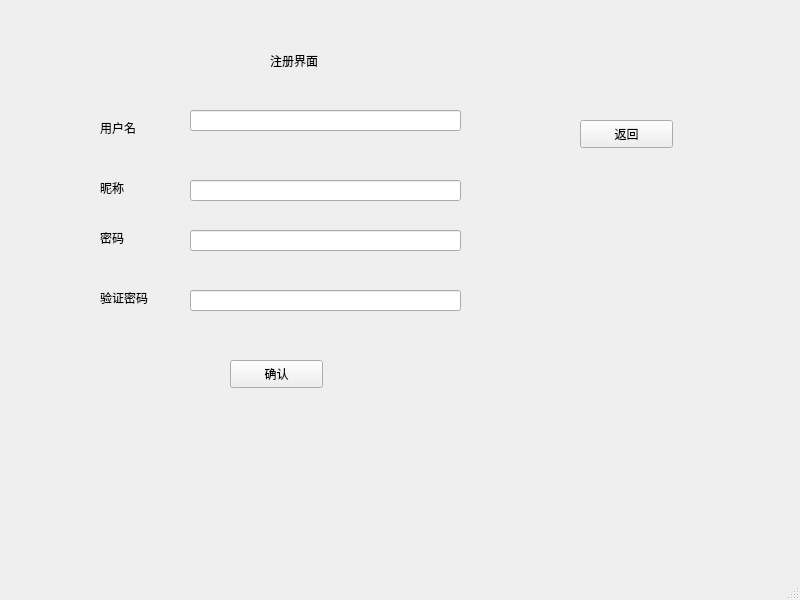
<?xml version="1.0" encoding="UTF-8"?>
<ui version="4.0">
 <class>rgst</class>
 <widget class="QMainWindow" name="rgst">
  <property name="geometry">
   <rect>
    <x>0</x>
    <y>0</y>
    <width>800</width>
    <height>600</height>
   </rect>
  </property>
  <property name="windowTitle">
   <string>MainWindow</string>
  </property>
  <widget class="QWidget" name="centralwidget">
   <widget class="QLabel" name="label">
    <property name="geometry">
     <rect>
      <x>270</x>
      <y>30</y>
      <width>151</width>
      <height>61</height>
     </rect>
    </property>
    <property name="styleSheet">
     <string notr="true">font: 63 16pt &quot;Bahnschrift SemiBold&quot;;</string>
    </property>
    <property name="text">
     <string>注册界面</string>
    </property>
   </widget>
   <widget class="QPushButton" name="returnBtn">
    <property name="geometry">
     <rect>
      <x>580</x>
      <y>120</y>
      <width>93</width>
      <height>28</height>
     </rect>
    </property>
    <property name="text">
     <string>返回</string>
    </property>
   </widget>
   <widget class="QLabel" name="label_2">
    <property name="geometry">
     <rect>
      <x>100</x>
      <y>120</y>
      <width>72</width>
      <height>15</height>
     </rect>
    </property>
    <property name="text">
     <string>用户名</string>
    </property>
   </widget>
   <widget class="QLabel" name="label_3">
    <property name="geometry">
     <rect>
      <x>100</x>
      <y>230</y>
      <width>72</width>
      <height>15</height>
     </rect>
    </property>
    <property name="text">
     <string>密码</string>
    </property>
   </widget>
   <widget class="QLabel" name="label_4">
    <property name="geometry">
     <rect>
      <x>100</x>
      <y>290</y>
      <width>72</width>
      <height>15</height>
     </rect>
    </property>
    <property name="text">
     <string>验证密码</string>
    </property>
   </widget>
   <widget class="QLineEdit" name="UserlineEdit">
    <property name="geometry">
     <rect>
      <x>190</x>
      <y>110</y>
      <width>271</width>
      <height>21</height>
     </rect>
    </property>
   </widget>
   <widget class="QLineEdit" name="pwdlineEdit">
    <property name="geometry">
     <rect>
      <x>190</x>
      <y>230</y>
      <width>271</width>
      <height>21</height>
     </rect>
    </property>
   </widget>
   <widget class="QLineEdit" name="pwdCfnEdit">
    <property name="geometry">
     <rect>
      <x>190</x>
      <y>290</y>
      <width>271</width>
      <height>21</height>
     </rect>
    </property>
   </widget>
   <widget class="QPushButton" name="CfnBtn">
    <property name="geometry">
     <rect>
      <x>230</x>
      <y>360</y>
      <width>93</width>
      <height>28</height>
     </rect>
    </property>
    <property name="text">
     <string>确认</string>
    </property>
   </widget>
   <widget class="QLabel" name="label_5">
    <property name="geometry">
     <rect>
      <x>100</x>
      <y>180</y>
      <width>72</width>
      <height>15</height>
     </rect>
    </property>
    <property name="text">
     <string>昵称</string>
    </property>
   </widget>
   <widget class="QLineEdit" name="NickNameEdit">
    <property name="geometry">
     <rect>
      <x>190</x>
      <y>180</y>
      <width>271</width>
      <height>21</height>
     </rect>
    </property>
   </widget>
  </widget>
  <widget class="QMenuBar" name="menubar">
   <property name="geometry">
    <rect>
     <x>0</x>
     <y>0</y>
     <width>800</width>
     <height>26</height>
    </rect>
   </property>
  </widget>
  <widget class="QStatusBar" name="statusbar"/>
 </widget>
 <resources/>
 <connections/>
</ui>
